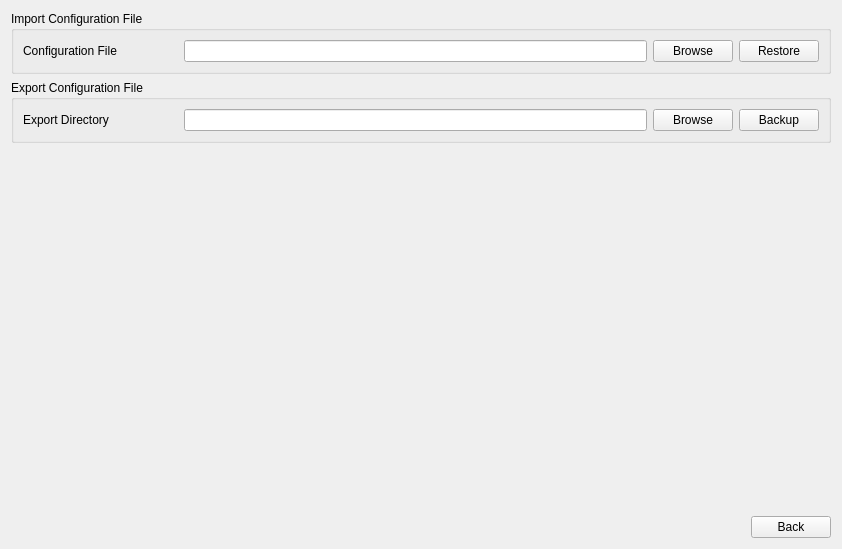
<?xml version="1.0" encoding="UTF-8"?>
<ui version="4.0">
 <class>TabMaintenanceConfiguration</class>
 <widget class="QWidget" name="TabMaintenanceConfiguration">
  <property name="geometry">
   <rect>
    <x>0</x>
    <y>0</y>
    <width>842</width>
    <height>549</height>
   </rect>
  </property>
  <property name="windowTitle">
   <string>Form</string>
  </property>
  <layout class="QVBoxLayout" name="verticalLayout">
   <item>
    <widget class="QGroupBox" name="groupBox_import">
     <property name="title">
      <string>Import Configuration File</string>
     </property>
     <property name="flat">
      <bool>true</bool>
     </property>
     <layout class="QHBoxLayout" name="horizontalLayout_2">
      <item>
       <widget class="QLabel" name="label_configurationFile">
        <property name="sizePolicy">
         <sizepolicy hsizetype="Preferred" vsizetype="Preferred">
          <horstretch>1</horstretch>
          <verstretch>0</verstretch>
         </sizepolicy>
        </property>
        <property name="text">
         <string>Configuration File</string>
        </property>
       </widget>
      </item>
      <item>
       <widget class="MyLineEdit" name="lineEdit_filePath">
        <property name="sizePolicy">
         <sizepolicy hsizetype="Expanding" vsizetype="Fixed">
          <horstretch>3</horstretch>
          <verstretch>0</verstretch>
         </sizepolicy>
        </property>
        <property name="readOnly">
         <bool>true</bool>
        </property>
       </widget>
      </item>
      <item>
       <widget class="MyPushButton" name="pushButton_browse_import">
        <property name="text">
         <string>Browse</string>
        </property>
       </widget>
      </item>
      <item>
       <widget class="MyPushButton" name="pushButton_restore">
        <property name="text">
         <string>Restore</string>
        </property>
       </widget>
      </item>
     </layout>
    </widget>
   </item>
   <item>
    <widget class="QGroupBox" name="groupBox_export">
     <property name="title">
      <string>Export Configuration File</string>
     </property>
     <property name="flat">
      <bool>true</bool>
     </property>
     <layout class="QHBoxLayout" name="horizontalLayout_3">
      <item>
       <widget class="QLabel" name="label_exportDirectory">
        <property name="sizePolicy">
         <sizepolicy hsizetype="Preferred" vsizetype="Preferred">
          <horstretch>1</horstretch>
          <verstretch>0</verstretch>
         </sizepolicy>
        </property>
        <property name="text">
         <string>Export Directory</string>
        </property>
       </widget>
      </item>
      <item>
       <widget class="MyLineEdit" name="lineEdit_exportDirectory">
        <property name="sizePolicy">
         <sizepolicy hsizetype="Expanding" vsizetype="Fixed">
          <horstretch>3</horstretch>
          <verstretch>0</verstretch>
         </sizepolicy>
        </property>
        <property name="readOnly">
         <bool>true</bool>
        </property>
       </widget>
      </item>
      <item>
       <widget class="MyPushButton" name="pushButton_browse_export">
        <property name="text">
         <string>Browse</string>
        </property>
       </widget>
      </item>
      <item>
       <widget class="MyPushButton" name="pushButton_backup">
        <property name="text">
         <string>Backup</string>
        </property>
       </widget>
      </item>
     </layout>
    </widget>
   </item>
   <item>
    <spacer name="verticalSpacer">
     <property name="orientation">
      <enum>Qt::Vertical</enum>
     </property>
     <property name="sizeHint" stdset="0">
      <size>
       <width>20</width>
       <height>345</height>
      </size>
     </property>
    </spacer>
   </item>
   <item>
    <layout class="QHBoxLayout" name="horizontalLayout">
     <item>
      <spacer name="horizontalSpacer">
       <property name="orientation">
        <enum>Qt::Horizontal</enum>
       </property>
       <property name="sizeHint" stdset="0">
        <size>
         <width>40</width>
         <height>20</height>
        </size>
       </property>
      </spacer>
     </item>
     <item>
      <widget class="MyPushButton" name="pushButton_back">
       <property name="text">
        <string>Back</string>
       </property>
      </widget>
     </item>
    </layout>
   </item>
  </layout>
 </widget>
 <customwidgets>
  <customwidget>
   <class>MyLineEdit</class>
   <extends>QLineEdit</extends>
   <header>mylineedit.h</header>
  </customwidget>
  <customwidget>
   <class>MyPushButton</class>
   <extends>QPushButton</extends>
   <header>mypushbutton.h</header>
  </customwidget>
 </customwidgets>
 <resources/>
 <connections/>
</ui>
